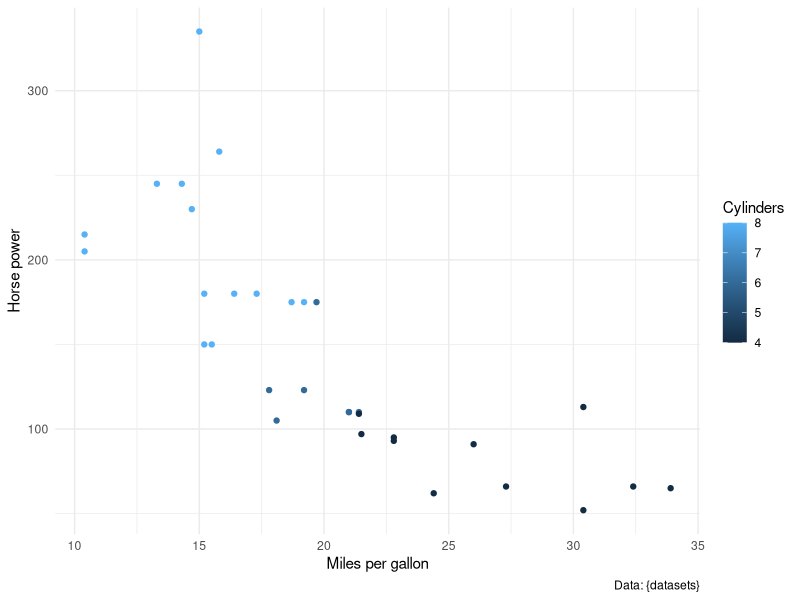

Source code (R):
## ---- chunk 1
#| label: fig-mtcars
#| fig-height: 5
#| fig-cap: Horse power correlates with miles per gallon.
library(ggplot2)
mtcars |> 
  ggplot() +
  geom_point(aes(x = mpg, y = hp, col = cyl)) +
  labs(x = "Miles per gallon",
       y = "Horse power",
       col = "Cylinders",
       caption = "Data: {datasets}") +
  theme_minimal()
